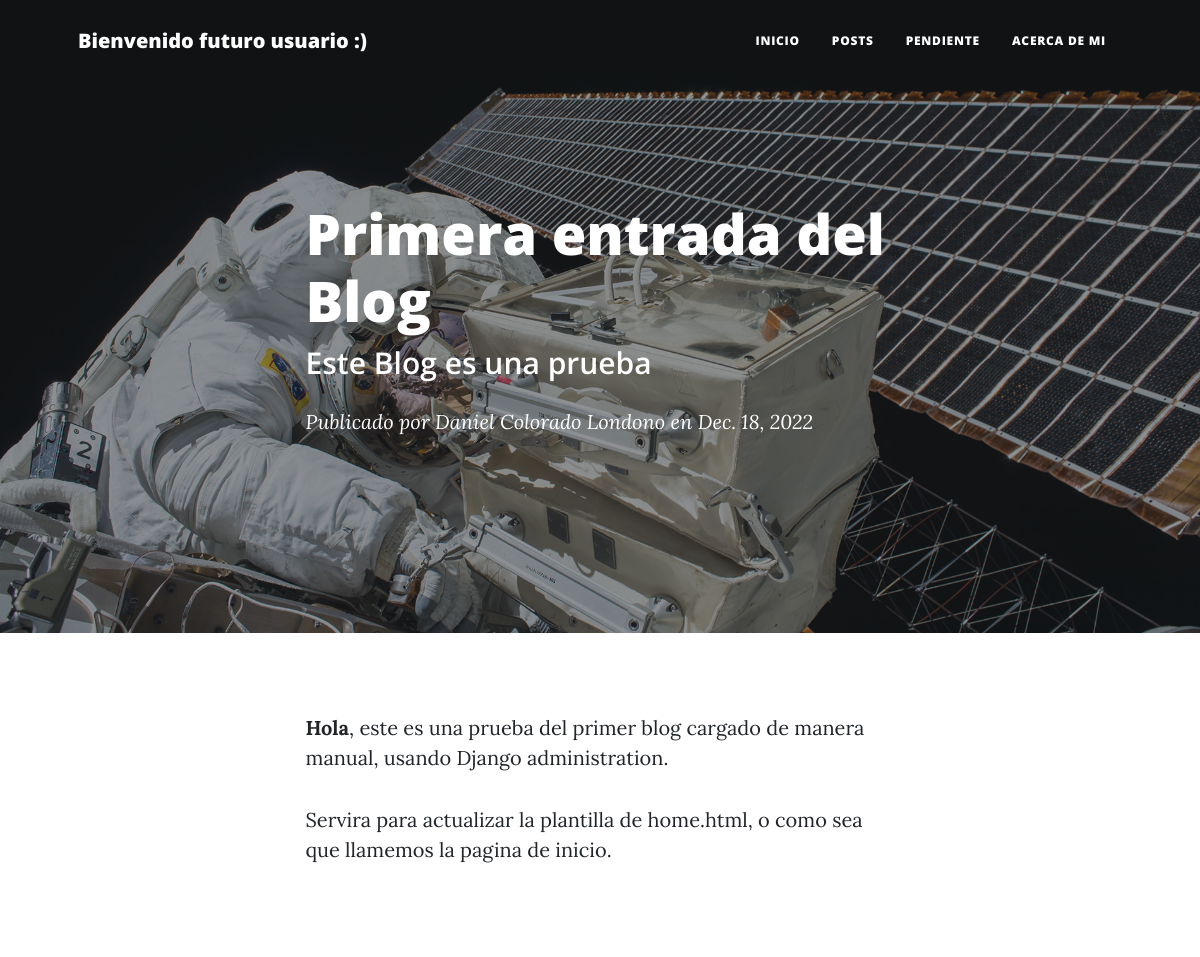
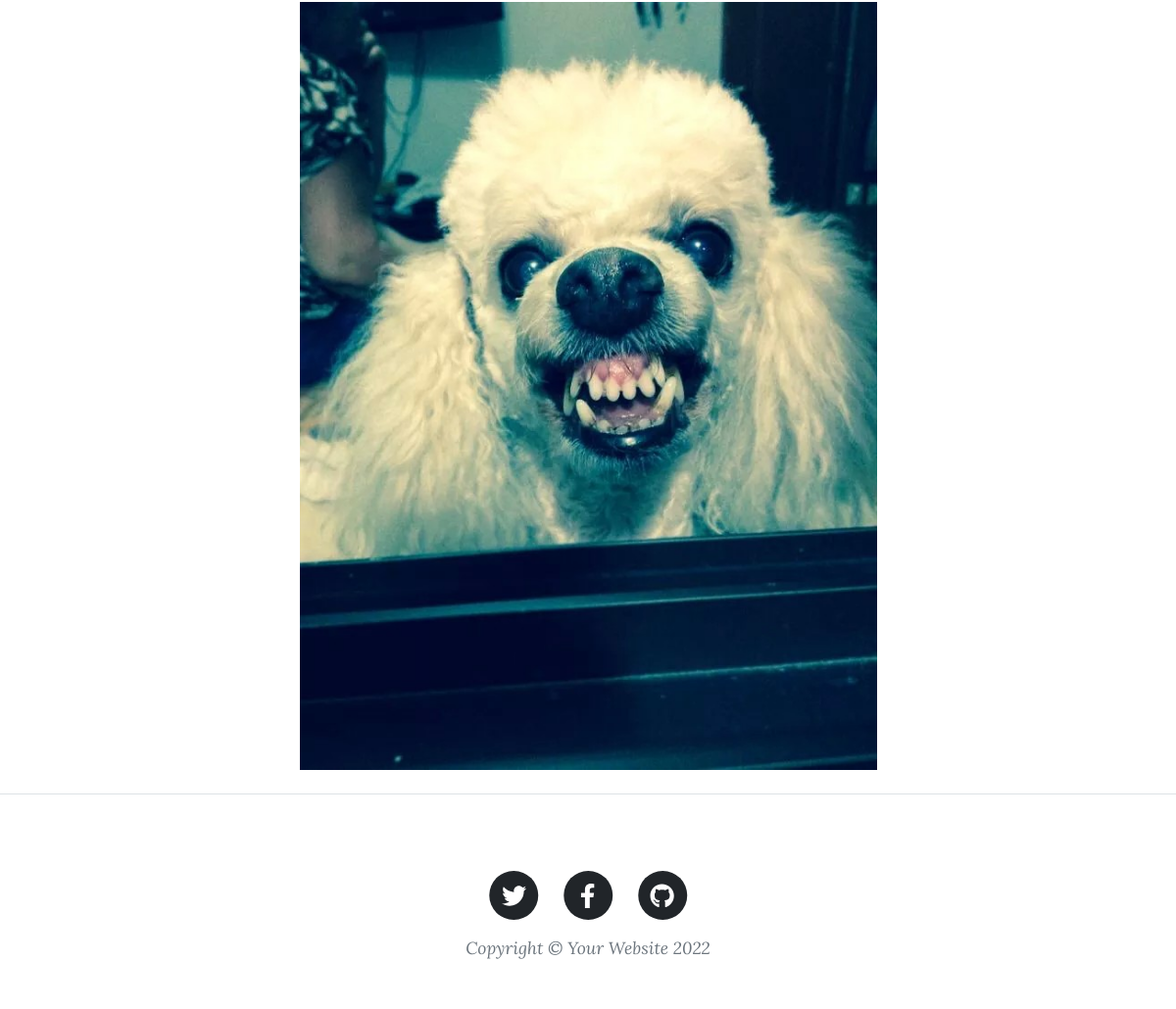
/post/1, run on the app's committed database (2 pictures, top to bottom).
### blog/models.py (models this page shows, shortened)
class Post(models.Model):
    titulo = models.CharField(max_length=255)
    subtitulo = models.CharField(max_length=255)
    cuerpo = RichTextUploadingField() # CKEditor Rich Text Field
    imagen = models.ImageField(upload_to='media')
    autor = models.CharField(max_length=255)
    fecha = models.DateField()

### blog/views.py (the view)
# urls.py: path("post/<id>", post, name = "post"),
def post(request, id):
    lectura_publicacion = Post.objects.get(id = id)
    return render(request, "post.html", {"lectura_publicacion" : lectura_publicacion})

### blog/templates/post.html
{% extends "padre.html" %}
{% load static %}
{% block encabezado %}
    <header class="masthead" style="background-image: url('../static/assets/img/post-bg.jpg')">
        <div class="container position-relative px-4 px-lg-5">
            <div class="row gx-4 gx-lg-5 justify-content-center">
                <div class="col-md-10 col-lg-8 col-xl-7">
                    <div class="post-heading">
                        <h1>{{ lectura_publicacion.titulo }}</h1>
                        <h2 class="subheading">{{ lectura_publicacion.subtitulo }}</h2>
                        <span class="meta">
                            Publicado por {{ lectura_publicacion.autor }}
                            en {{ lectura_publicacion.fecha}}
                        </span>
                    </div>
                </div>
            </div>
        </div>
    </header>
{% endblock %}
{% block contenido %}
    <article class="mb-4">
        <div class="container px-4 px-lg-5">
            <div class="row gx-4 gx-lg-5 justify-content-center">
                <div class="col-md-10 col-lg-8 col-xl-7">
                    <p>{{ lectura_publicacion.cuerpo | safe }}</p>
                    <img class="img-fluid" src= "{{ lectura_publicacion.imagen.url }}" alt="..." /></a>
                </div>
            </div>
        </div>
    </article>
{% endblock %}

### data on the page
Post: titulo "Primera entrada del Blog", subtitulo "Este Blog es una prueba", autor "Daniel Colorado Londono", fecha "Dec. 18, 2022", cuerpo "Hola , este es una prueba del primer blog cargado de manera manual, usando Django administration. Servira para actualizar la plantilla de home.html, o como sea que llamemos la pagina de inicio.", imagen (picture)
